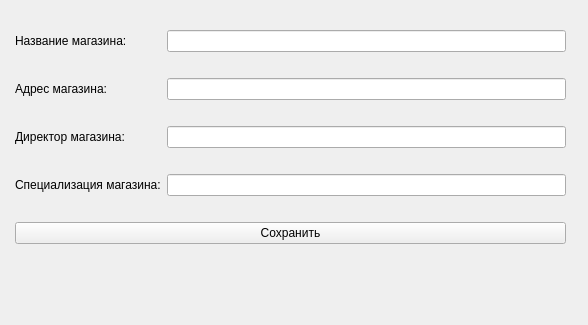
<?xml version="1.0" encoding="UTF-8"?>
<ui version="4.0">
 <class>AddingShop</class>
 <widget class="QDialog" name="AddingShop">
  <property name="geometry">
   <rect>
    <x>0</x>
    <y>0</y>
    <width>588</width>
    <height>325</height>
   </rect>
  </property>
  <property name="windowTitle">
   <string>Dialog</string>
  </property>
  <widget class="QWidget" name="formLayoutWidget">
   <property name="geometry">
    <rect>
     <x>0</x>
     <y>10</y>
     <width>581</width>
     <height>313</height>
    </rect>
   </property>
   <layout class="QFormLayout" name="formLayout">
    <property name="leftMargin">
     <number>15</number>
    </property>
    <property name="topMargin">
     <number>0</number>
    </property>
    <property name="rightMargin">
     <number>15</number>
    </property>
    <item row="1" column="1">
     <widget class="QLabel" name="label_3">
      <property name="text">
       <string/>
      </property>
     </widget>
    </item>
    <item row="2" column="0">
     <widget class="QLabel" name="label">
      <property name="styleSheet">
       <string notr="true">font: 700 12pt &quot;Segoe UI&quot;;</string>
      </property>
      <property name="text">
       <string>Название магазина:</string>
      </property>
     </widget>
    </item>
    <item row="2" column="1">
     <widget class="QLineEdit" name="lineEdit_Name">
      <property name="sizePolicy">
       <sizepolicy hsizetype="Expanding" vsizetype="Fixed">
        <horstretch>0</horstretch>
        <verstretch>0</verstretch>
       </sizepolicy>
      </property>
     </widget>
    </item>
    <item row="3" column="1">
     <widget class="QLabel" name="label_6">
      <property name="text">
       <string/>
      </property>
     </widget>
    </item>
    <item row="4" column="0">
     <widget class="QLabel" name="label_2">
      <property name="styleSheet">
       <string notr="true">font: 700 12pt &quot;Segoe UI&quot;;</string>
      </property>
      <property name="text">
       <string>Адрес магазина:</string>
      </property>
     </widget>
    </item>
    <item row="4" column="1">
     <widget class="QLineEdit" name="lineEdit_Address"/>
    </item>
    <item row="5" column="1">
     <widget class="QLabel" name="label_7">
      <property name="text">
       <string/>
      </property>
     </widget>
    </item>
    <item row="6" column="0">
     <widget class="QLabel" name="label_4">
      <property name="styleSheet">
       <string notr="true">font: 700 12pt &quot;Segoe UI&quot;;</string>
      </property>
      <property name="text">
       <string>Директор магазина:</string>
      </property>
     </widget>
    </item>
    <item row="6" column="1">
     <widget class="QLineEdit" name="lineEdit_Director"/>
    </item>
    <item row="7" column="1">
     <widget class="QLabel" name="label_8">
      <property name="text">
       <string/>
      </property>
     </widget>
    </item>
    <item row="8" column="0">
     <widget class="QLabel" name="label_5">
      <property name="styleSheet">
       <string notr="true">font: 700 12pt &quot;Segoe UI&quot;;</string>
      </property>
      <property name="text">
       <string>Специализация магазина:</string>
      </property>
     </widget>
    </item>
    <item row="8" column="1">
     <widget class="QLineEdit" name="lineEdit_Spec">
      <property name="minimumSize">
       <size>
        <width>150</width>
        <height>0</height>
       </size>
      </property>
     </widget>
    </item>
    <item row="10" column="0" colspan="2">
     <widget class="QPushButton" name="SaveButton">
      <property name="sizePolicy">
       <sizepolicy hsizetype="Minimum" vsizetype="Fixed">
        <horstretch>0</horstretch>
        <verstretch>0</verstretch>
       </sizepolicy>
      </property>
      <property name="text">
       <string>Сохранить</string>
      </property>
      <property name="autoDefault">
       <bool>false</bool>
      </property>
      <property name="flat">
       <bool>false</bool>
      </property>
     </widget>
    </item>
    <item row="9" column="1">
     <widget class="QLabel" name="label_9">
      <property name="text">
       <string/>
      </property>
     </widget>
    </item>
   </layout>
  </widget>
 </widget>
 <resources/>
 <connections/>
</ui>
